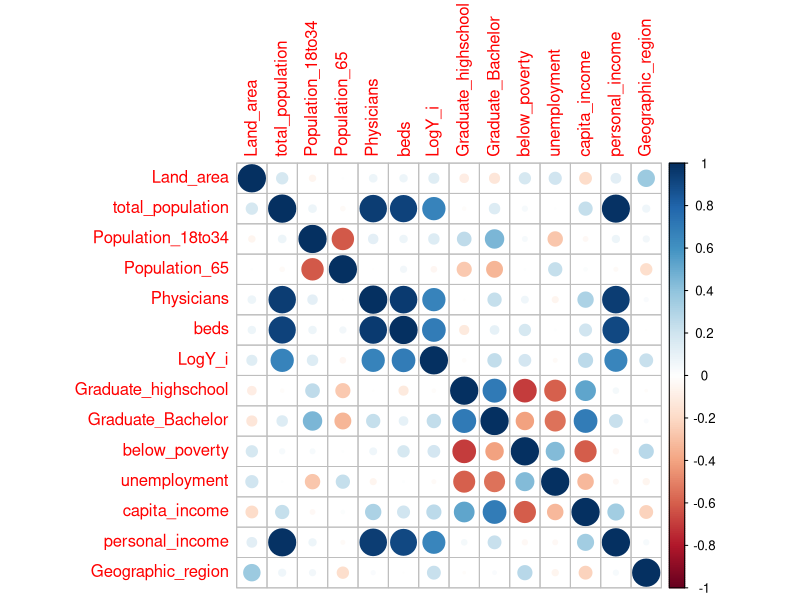
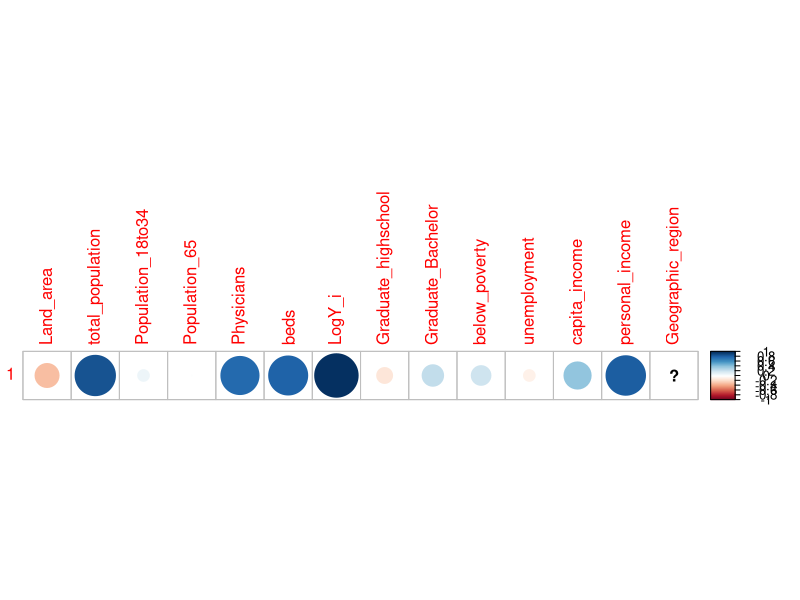
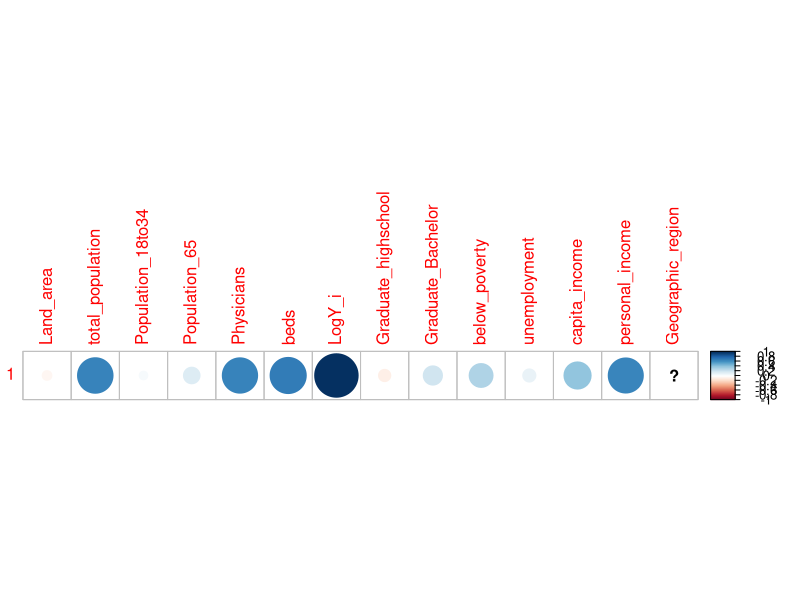
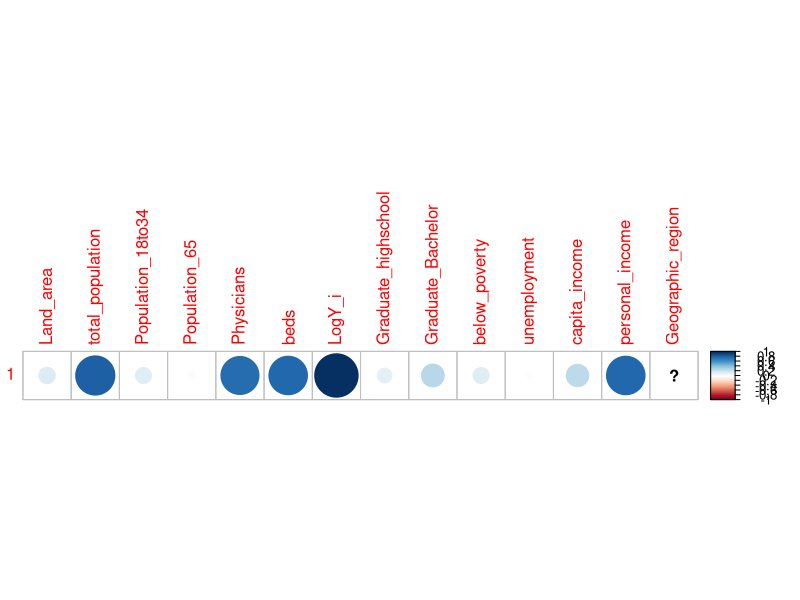
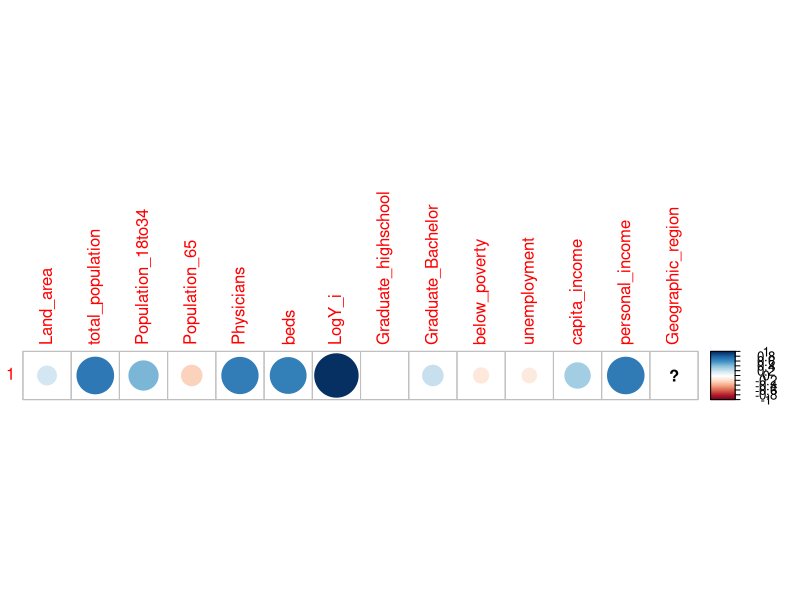
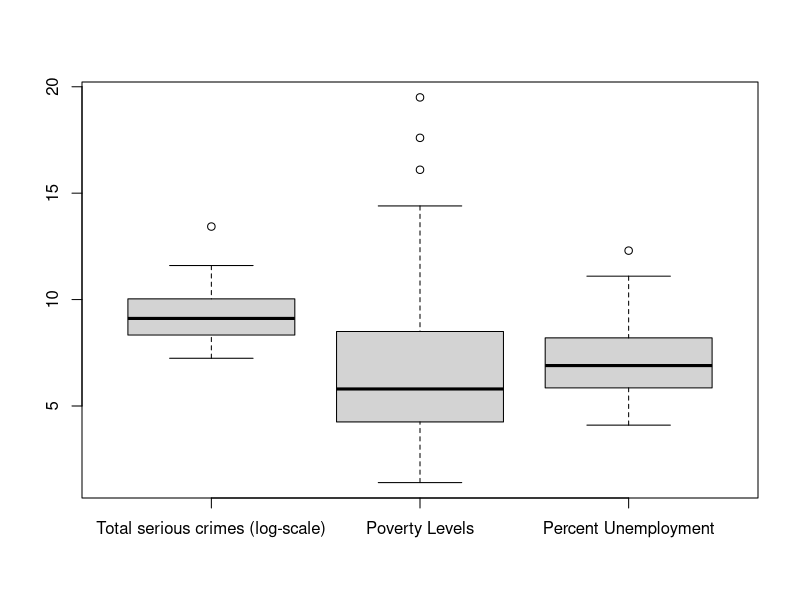
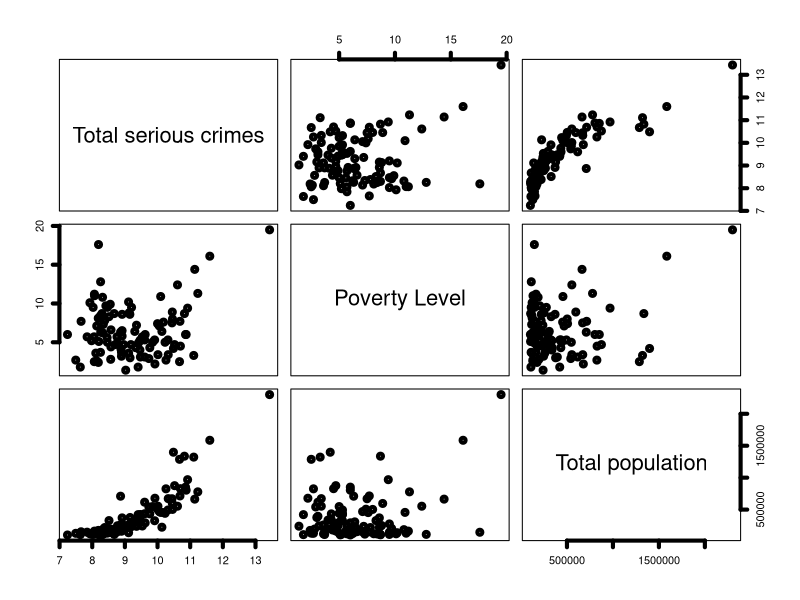
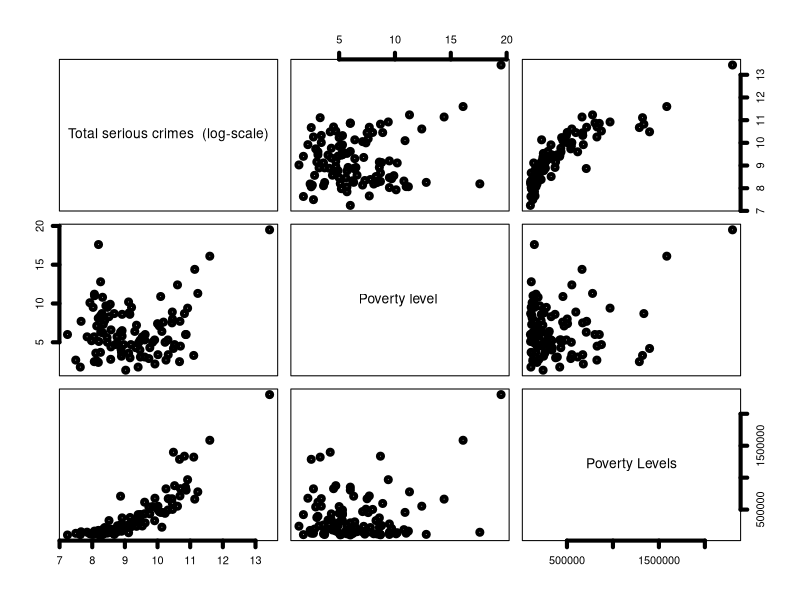

Source code (R) for these figures, in order:
## ---- chunk 1
# RUN THESE ALL ONCE!!! un-comment the code blocks as you go
#install.packages(c("usethis", "gitcreds"))

# then run this:
#usethis::create_github_token()

# which opens GitHub in your browser, generate a token
# COPY it before closing the page

# run this and paste token into terminal when prompted
#gitcreds::gitcreds_set()

# done! :) make sure to re-comment the code blocks
## ---- chunk 2
# make sure to download any you dont have with: install.packages("package_name")
library(here)
library(corrplot)
library(tidyverse)
## ---- chunk 3
Demographic <- read.table(here("data", "Demographic.txt")) # more robust read-in

# change column names to match correct variables
colnames(Demographic) <- c('ID','County','state','Land_area','total_population',
                          'Population_18to34','Population_65','Physicians','beds',
                          'Y_i','Graduate_highschool','Graduate_Bachelor','below_poverty',
                          'unemployment','capita_income','personal_income','Geographic_region')
Demographic2 <- Demographic

# Variable names and dimensions of the table
head(Demographic2)
names(Demographic2)
dim(Demographic2)
summary(Demographic2)

Demographic2$Y_i <- log(Demographic$Y_i) # log transform Y

colnames(Demographic2)[10] <- "LogY_i"

region1 <- Demographic2[Demographic2$Geographic_region == 1,]
region2 <- Demographic2[Demographic2$Geographic_region == 2,]
region3 <- Demographic2[Demographic2$Geographic_region == 3,]
region4 <- Demographic2[Demographic2$Geographic_region == 4,]

n1<-nrow(region1)
n2<-nrow(region2)
n3<-nrow(region3)
n4<-nrow(region4)
## ---- chunk 4
# general corr
cor(Demographic2[,4:17])
corrplot(cor(Demographic2[,4:17]))

# per region corr
regions <- list(region1, region2, region3, region4)
top_list <- list()

for (i in seq_along(regions)) {
  
  cat("FOR REGION: ", i, "\n")
  
  region <- regions[[i]]
  cors <- sapply(region[, 4:17], function(x) cor(x, region$LogY_i))
  ranked <- sort(abs(cors), decreasing = TRUE)
  
  top_list[[i]] <- head(ranked, 5)
  
  corrplot(cor(region$LogY_i, region[,4:17]))
  
  print(top_list[[i]])
}
## ---- chunk 5
# Region 1
# log(Y_i) = Beta_0 + Beta_1*total_population

boxplot(cbind(region1$LogY_i,region1$below_poverty, region1$unemployment),names = c("Total serious crimes (log-scale)", "Poverty Levels", "Percent Unemployment"))

pairs(cbind(region1$LogY_i, region1$below_poverty, region1$total_population), labels = c("Total serious crimes", "Poverty Level", "Total population"), lwd = 4)

pairs(cbind(region1$LogY_i, region1$below_poverty, region1$total_population),labels=c("Total serious crimes  (log-scale)","Poverty level ", "Poverty Levels", "Total Population"), lwd=4)

pairs(cbind(region1$LogY_i, region1$below_poverty, log(region1$total_population)), labels = c("Total serious crimes (log-scale)","Poverty Levels", "Total population (log-scale)"), lwd = 4)
## ---- chunk 6
# Total Population
region1 |>
        ggplot(aes(x = total_population, y = LogY_i)) +
        geom_point() +
        theme_bw()

# Physicians
region2 |>
        ggplot(aes(x = Physicians)) +
        geom_histogram() +
        theme_bw()

region2 |>
        ggplot(aes(x = Physicians, y = LogY_i)) +
        geom_point() +
        theme_bw()

# Personal Income
region3 |>
        ggplot(aes(x = personal_income, y = LogY_i)) +
        geom_point() +
        theme_bw()

# Population 18-34
region4 |>
        ggplot(aes(x = Population_18to34, y = LogY_i)) +
        geom_point() +
        theme_bw()
## ---- chunk 7
model_1 <- lm(LogY_i ~ total_population, data = region1)
model_2 <- lm(LogY_i ~ Physicians, data = region2)
model_3 <- lm(LogY_i ~ personal_income, data = region3)
model_4 <- lm(LogY_i ~ Population_18to34, data = region4)
## ---- chunk 8
# REGION 1
summary(model_1) # all model stats
plot(model_1) # all four diagnostic plots
confint(model_1) # 95% CI for both b0 and b1

# REGION 2
summary(model_2)
plot(model_2) # insane outlier here
confint(model_2)

# REGION 3
summary(model_3)
plot(model_3) # & here
confint(model_3)

# REGION 4
summary(model_4)
plot(model_4)
confint(model_4)
## ---- chunk 9
# REGION 1

# REGION 2

# REGION 3
model_3b <- lm(log(Demographic$Y_i) ~ log(Demographic2$personal_income), data = region3)

anova(model_3b)
summary(model_3b)
plot(model_3b) # more homoscedastic residuals
confint(model_3b)

# REGION 4
